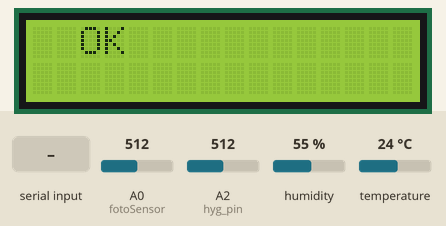
Bench run of a sketch on a simulated Arduino Uno, built with avr-gcc and run on an emulated ATmega328P. Parts: 16×2 character LCD. The test bench sets the inputs (shaded band); at power-on: humidity 55 %, A0 (fotoSensor) = 512, A2 (hyg_pin) = 512, temperature 24 °C. The modem accepts every AT command (registered, SIM ready, sends succeed) and sends nothing else; what the sketch prints to the serial monitor is not drawn.

Above: at 18.5 s.
18.6 s: "30,150\n" received over the second serial link
At 22.1 s:
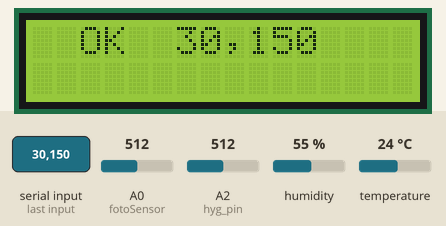
38.7 s: humidity set to 22 %
At 40.5 s:
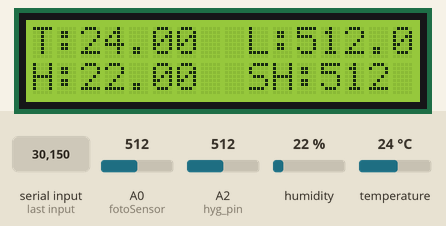
40.8 s: A0 (fotoSensor) set to 716
At 42.0 s:
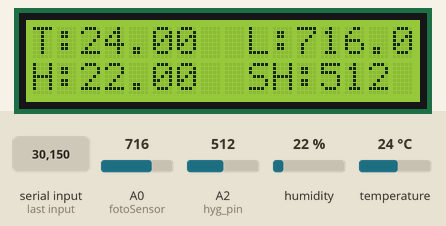
42.9 s: A2 (hyg_pin) set to 716
At 44.6 s:
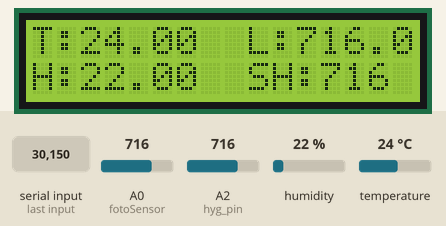
44.9 s: temperature set to 12 °C
At 46.3 s:
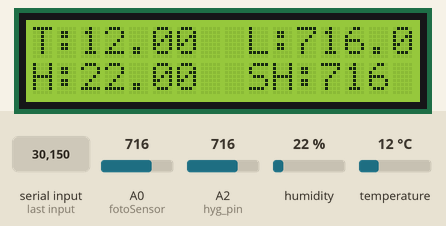
Timing chart, 0 to 47.9 s (numbered marks = the images above; inputs shaded):
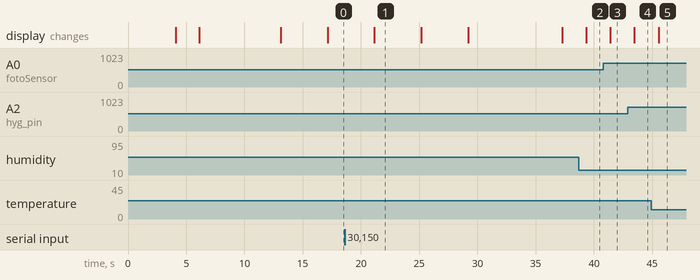

Measured:
- after the input at 18.6 s, the display: changes after 2.6 s (image 1)
- after the input at 38.7 s, the display: changes after 0.64 s (image 2)
- after the input at 40.8 s, the display: changes after 0.61 s (image 3)
- after the input at 42.9 s, the display: changes after 0.58 s (image 4)
- after the input at 44.9 s, the display: changes after 0.64 s (image 5)
- what the display in image 1 shows lasts 4.0 s, from 21.2 s to 25.2 s

The sketch:

ESP8266_WebServer.ino
```cpp
#include <SoftwareSerial.h>
#include <LiquidCrystal.h>
#include <dht.h>

// init DHT Object
dht DHT;

//starts communication from Arduino to ESP8266 through ports 2 and 3 (TX and RX)
SoftwareSerial esp8266(2, 3);

//LCD Init
const int rs = 12, en = 11, d4 = 5, d5 = 4, d6 = 6, d7 = 7;
LiquidCrystal lcd(rs, en, d4, d5, d6, d7);

#define DEBUG true
#define fotoSensor A0
#define DHT11_PIN 13
#define hyg_pin A2


void setup() {
  Serial.begin(9600);
  // important: ESP8266 by default starts with CIOBAUTRATE as 115200. we had to reconfigure the BAUDRATE to something compatible with Arduino and SoftwareSerial.h, so we tuned it down to 9600.
  esp8266.begin(9600);

  // LCD
  pinMode(8, INPUT);
  pinMode(9, INPUT);
  lcd.begin(16, 2);  // set up the LCD's number of columns and rows:

  //DHT
  pinMode(DHT11_PIN, INPUT);

  //LDR
  pinMode(fotoSensor,INPUT);

  lcd_print("Starting...");

  sendData("AT+RST\r\n", 4000, DEBUG); // reset device
  // Connect to WiFi
  sendData("AT+CWJAP=\"**SSID**\",\"**PASSWORD**\"", 2000, DEBUG); // replace by appropriate stuff
  delay(3000);
  //we send out 2 AT commands to clear out of any possible returns from wifi connectio on step above.
  sendData("AT\r\n", 4000, DEBUG);
  sendData("AT\r\n", 4000, DEBUG);
  sendData("AT+CWMODE=1\r\n", 4000, DEBUG); // sets up as CLIENT mode.
  sendData("AT+CIFSR\r\n", 4000, DEBUG); //lists assigned IP Address
  sendData("AT+CIPMUX=1\r\n", 4000, DEBUG);// configure MUX -- multiple connections, 4 max. to kill all refer to ID 5
  sendData("AT+CIPSERVER=1,80\r\n", 4000, DEBUG);// Start web server on port 80
  sendData("AT+CIPSTO=7200\r\n", 4000, DEBUG);//Specifies Timeout for 7200 secs, which is the maximum time.
  lcd_print("ready");
}

void loop() {
   //room light
  float lum = analogRead(fotoSensor);
  Serial.print("Light = ");
  Serial.println(lum);

  int chk = DHT.read11(DHT11_PIN);
  Serial.print("Temperature = ");
  Serial.println(DHT.temperature);
  Serial.print("Humidity = ");
  Serial.println(DHT.humidity);

  int hyg = analogRead(hyg_pin);
  Serial.print("Soil H = ");
  Serial.println(hyg);

  lcd.clear();
  lcd.setCursor(0,0);
  lcd.print("T:");
  lcd.print(DHT.temperature);
  lcd.setCursor(0,1);
  lcd.print("H:");
  lcd.print(DHT.humidity);
  lcd.setCursor(9,0);
  lcd.print("L:");
  lcd.print(lum);
  lcd.setCursor(9,1);
  lcd.print("SH:");
  lcd.print(hyg);
  delay(1000);

  // check if se o ESP8266 is sending data
  if (esp8266.available())
  {
    if (esp8266.find("+IPD,"))
    {
      delay(300);
      int connectionId = esp8266.read() - 48;
      Serial.print("ConnID: ");
      Serial.println(connectionId);

      String fullpage;
      String whitespace="\n";
      String httpresp = "HTTP/1.1 200 OK\n";
//      String httpresp2 = "Content-Type: text/html\n"; // for simple HTML pages

      //this one is for JSON content aka simulating an API.
      String httpresp2 = "Content-Type: text/json\nAccess-Control-Allow-Origin: *\n";

// simple webpage.
//      String webpage = "<!DOCTYPE HTML><html><head><title>test1</title></head><body>Hello From ESP8266!</body></html>\n";
//      String webpage = "{\n'temperatura_do_ambiente': 23.2,\n";
//      webpage += "'humidade_do_solo': 45.2,\n";
//      webpage += "'luminosidade': 200.3,\n";
//      webpage += "'humidade_do_ar': 42.33\n}";


// this is JSON style.
      String webpage = "{\n\"temperatura_do_ambiente\": ";
      webpage += DHT.temperature;
      webpage += ",\n";
      webpage += "\"humidade_do_solo\": ";
      webpage += hyg;
      webpage += ",\n";
      webpage += "\"luminosidade\": ";
      webpage += lum;
      webpage += ",\n";
      webpage += "\"humidade_do_ar\": ";
      webpage += DHT.humidity;
      webpage += "\n}";

// Assemble payload for the request: Headers, new empty line then the body.
      fullpage += httpresp;
      fullpage += httpresp2;
      fullpage += whitespace;
      fullpage += webpage;

//sends command. first param is the CONNID we are sending info to. Second param is the size in bytes of information we are returning. this requires \r\n
      String cipSend = "AT+CIPSEND=";
      cipSend += connectionId;
      cipSend += ",";
      cipSend += fullpage.length();
      cipSend += "\r\n";


// here we send the entire thing: Headers first, then the body.
// sequence is: 1. Receive GET Req
//              2. respond with AT+CIPSEND=[ConnID],[message size i bytes] \r\n
//              3. send HTTP package -- headers, body and all
//              4. send AT+CIPCLOSE=[ConnID]
//              5. should be all gooooood to go.


// we have packed everything under 'fullpage'-> headers first then an empty \n then body. \n is important here otherwise body content will go on header and body will be empty.
      sendData(cipSend, 2000, DEBUG);
      sendData(fullpage, 2000, DEBUG);


 // finally we close out the connection to the active connection ID
      String closeCommand = "AT+CIPCLOSE=";
      closeCommand += connectionId; // append connection id
      Serial.println(closeCommand);
      closeCommand += "\r\n";

      sendData(closeCommand, 4000, DEBUG);
    }
  }
}


String sendData(String command, const int timeout, boolean debug)
{
  // Sends AT commands to the module.
  String response = "";
  esp8266.print(command);
  long int time = millis();
  while ( (time + timeout) > millis())
  {
    while (esp8266.available())
    {
      // The esp has data so display its output to the serial window
      char c = esp8266.read(); // read the next character.
      response += c;
    }
  }
  if (debug)
  {
    Serial.println("<<<DEBUG>>>");
//    Serial.println(command);
    Serial.println(response);
    lcd_print(response);
    Serial.println(">>>DEBUG<<<");
  }
  return response;
}

void lcd_print(String msg){
  lcd.clear();
  lcd.setCursor(0,0);
  lcd.print(msg);
}
```
